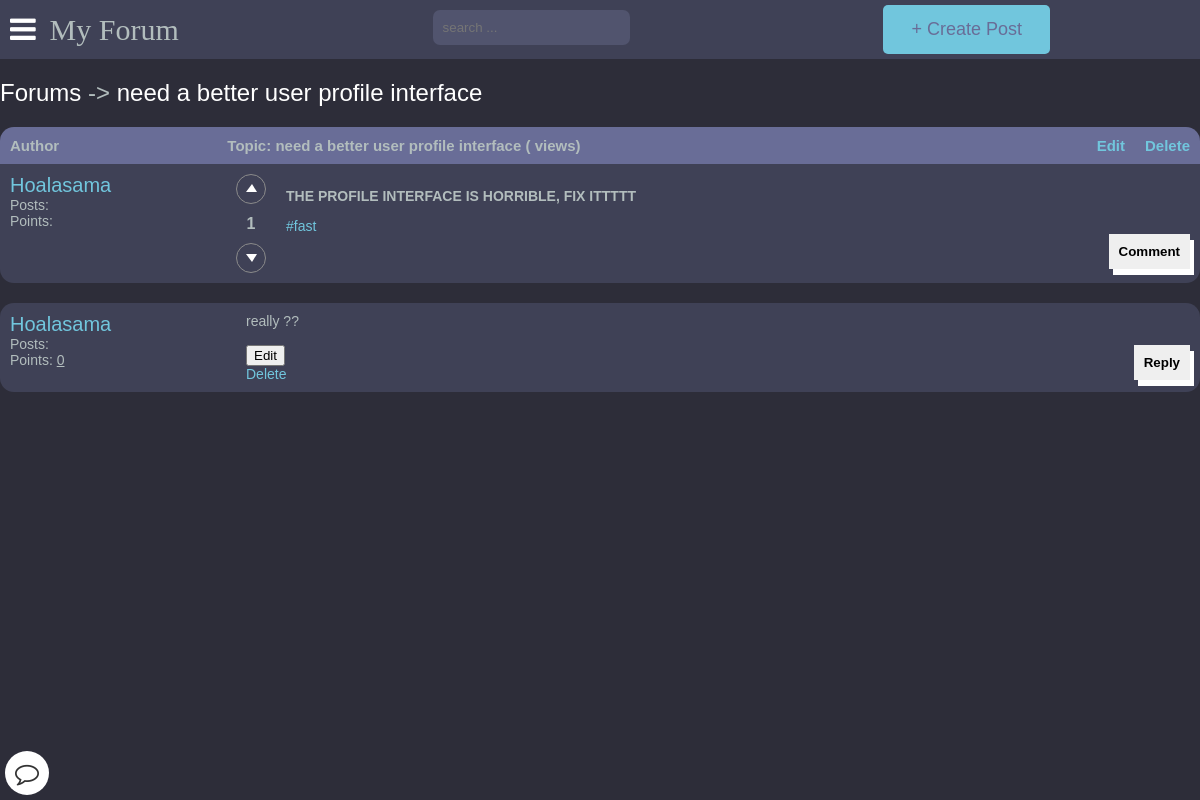
Page /detail/need-a-better-user-profile-interface-biwmhrnJ/ (signed in) on the earlier database version.
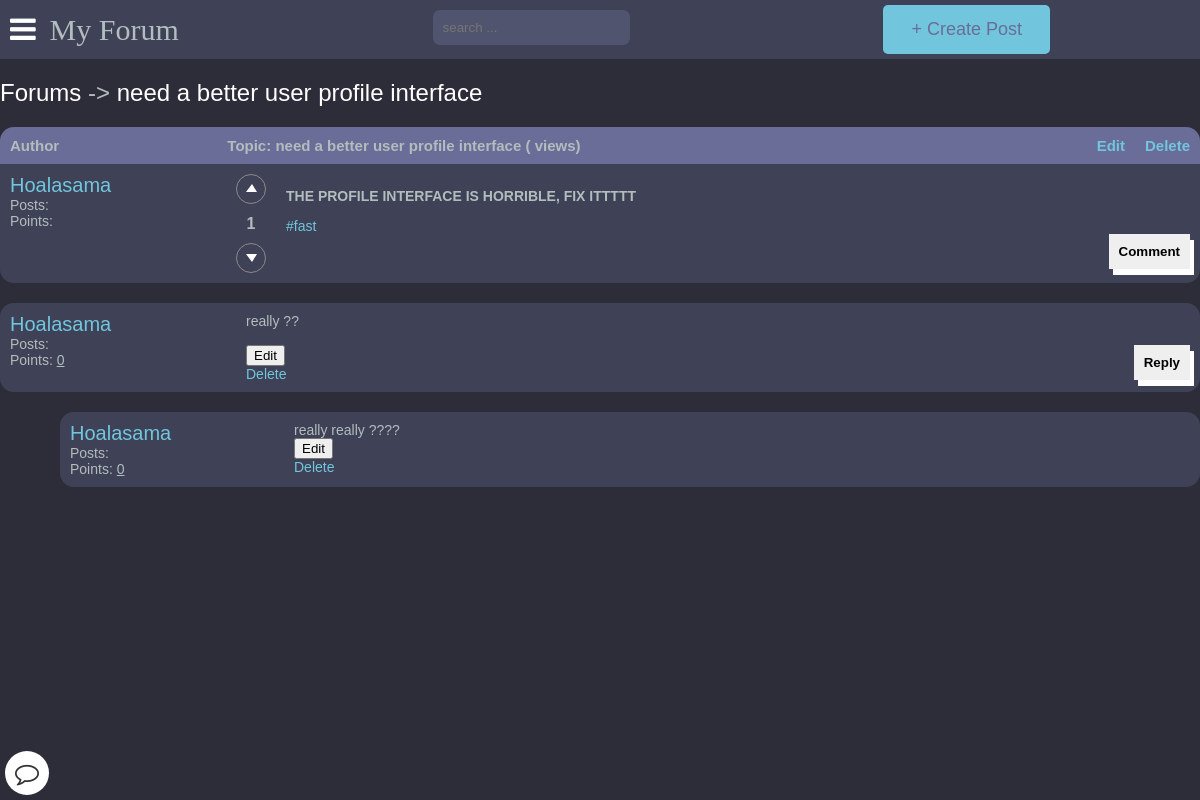
Same page on the later database version.
### main/models.py (models this page shows, shortened)
class Comment(models.Model):
    user = models.ForeignKey(Author, on_delete=models.CASCADE)
    content = models.TextField()
    date = models.DateTimeField(auto_now_add=True)
    replies = models.ManyToManyField(Reply, blank=True)

class Author(models.Model):
    user = models.ForeignKey(User, on_delete=models.CASCADE)
    fullname = models.CharField(max_length=40, blank=True)
    slug = models.SlugField(max_length=400, unique=True, blank=True)
    bio = HTMLField(default='none')
    points = models.IntegerField(default=0)
    email = models.EmailField(unique=False,default="example@gmail.com", validators=[EmailValidator(message="Invalid email format")])
    profile_pic = ResizedImageField(size=[400, 400], quality=100, upload_to="authors", default="defaults/default_profile_pic.jpg", null=True, blank=False)

class Reply(models.Model):
    user = models.ForeignKey(Author, on_delete=models.CASCADE)
    content = models.TextField()
    date = models.DateTimeField(auto_now_add=True)
    class Meta:
        verbose_name_plural = "replies"

### main/views.py (the view, shortened to what this page needs)
# urls.py: path("detail/<slug>/", detail, name="detail"),
def detail(request, slug):
    post = get_object_or_404(Post, slug = slug)
    post = Post.objects.get(pk=post.id)
    author = get_object_or_404(Author, user=request.user)
    if request.user.is_authenticated:
        author = Author.objects.get(user=request.user)
    context = {
        "post":post,
        "title": post.title,
        "author": author,
    }
    update_views(request, post)
    return render(request, "detail.html", context)

### main/models.py (called while the page is built)
    def get_vote_count(self):
        upvotes = Vote.objects.filter(post=self, activity_type=Vote.UP_VOTE).count()
        downvotes = Vote.objects.filter(post=self, activity_type=Vote.DOWN_VOTE).count()
        return upvotes - downvotes

    def get_url(self):
        return reverse("detail", kwargs={
            "slug":self.slug
        })

### main/utils.py (called while the page is built)
def update_views(request, object):
    context ={}
    hit_count = get_hitcount_model().objects.get_for_object(object)
    hits = hit_count.hits
    hitcontext = context["hitcount"] = {"pk": hit_count.pk}
    hit_count_response = HitCountMixin.hit_count(request, hit_count)
    if hit_count_response.hit_counted:
        hits = hits+1
        hitcontext["hitcounted"] = hit_count_response.hit_counted
        hitcontext["hit_message"] = hit_count_response.hit_message
        hitcontext["total_hits"] = hits

### templates/detail.html (shortened to what the changed rows need)
{% extends 'base.html' %}
{% load hitcount_tags %}
{% block content %}
    <div class="container1">
        <div class="topic-container">
            <div class="body" style="border-bottom-left-radius: 1rem;border-bottom-right-radius: 1rem; margin-bottom: 20px;">
                <div style="display:inline-block; margin-right:20px;">
                    {% if user.is_authenticated %}
                        {% with user_vote=post.get_user_vote %}
                            <h1 id="vote-count-{{ post.id }}" style="display: flex; justify-content: center;">{{ post.get_vote_count }}</h1>
                        {% endwith %}
                    {% endif %}
                </div>
                <div class="content" style="display:inline-block;">
                    <div>
                    {% for tag in post.tags.all %}
                        <a href="{% url 'tagged_posts' tag.slug %}">#{{ tag.name }}</a>
                    {% endfor %}
                    </div>
                </div>
            </div>
        </div>
        {% for comment in post.comments.all %}
        <div class="comments-container">
            <div class="body" style="border-radius: 1rem;margin-bottom: 20px;" >
                <div class="authors">
                    <div class="username"><a href="{% url 'other_profile' comment.user.slug %}">{{comment.user.fullname|title}}</a></div>
                    <div>Posts: <u>{{comment.user.num_posts}}</u></div>
                    <div>Points: <u>{{comment.user.points}}</u></div>
                </div>
                <div class="content">
                    <div class="comment-content">{{comment.content}}</div>
                    <br>
                    {% if user.is_authenticated %}
                    <div class="comment">
                        <button onclick="showReplies('comment{{comment.id}}')">Reply</button>
                    </div>
                    {% endif %}
                    {% if user.is_authenticated and user == comment.user.user %}
                        <button onclick="editComment('{{comment.id}}')">Edit</button>
                        <br>
                        <a href="{% url 'delete_comment' comment.id post.slug %}" class="delete-comment">Delete</a>
                    {% endif %}
                </div>
            </div>
        </div>
        {% for reply in comment.replies.all %}
        <div class="comments-container" style="width: 95%;  margin-left:5%;">
            <div class="body" style="border-radius: 1rem;margin-bottom: 20px;">
                <div class="authors">
                    <div class="username"><a href="{% url 'other_profile' reply.user.slug %}">{{reply.user.fullname|title}}</a></div>
                    <div>Posts: <u>{{reply.user.num_posts}}</u></div>
                    <div>Points: <u>{{reply.user.points}}</u></div>
                </div>
                <div class="content">
                    {{reply.content}}
                    <br>
                    {% if user.is_authenticated and user == reply.user.user %}
                        <button onclick="editReply('{{reply.id}}')">Edit</button>
                        <br>
                        <a href="{% url 'delete_reply' reply.id post.slug %}" class="delete-reply">Delete</a>
                    {% endif %}
                </div>
            </div>
        </div>
        {% endfor %}
        {% endfor %}
    </div>
    {% endblock content %}

Differences in the rows shown:
added Reply: user.fullname "Hoalasama", user.points "0", content "really really ????"
